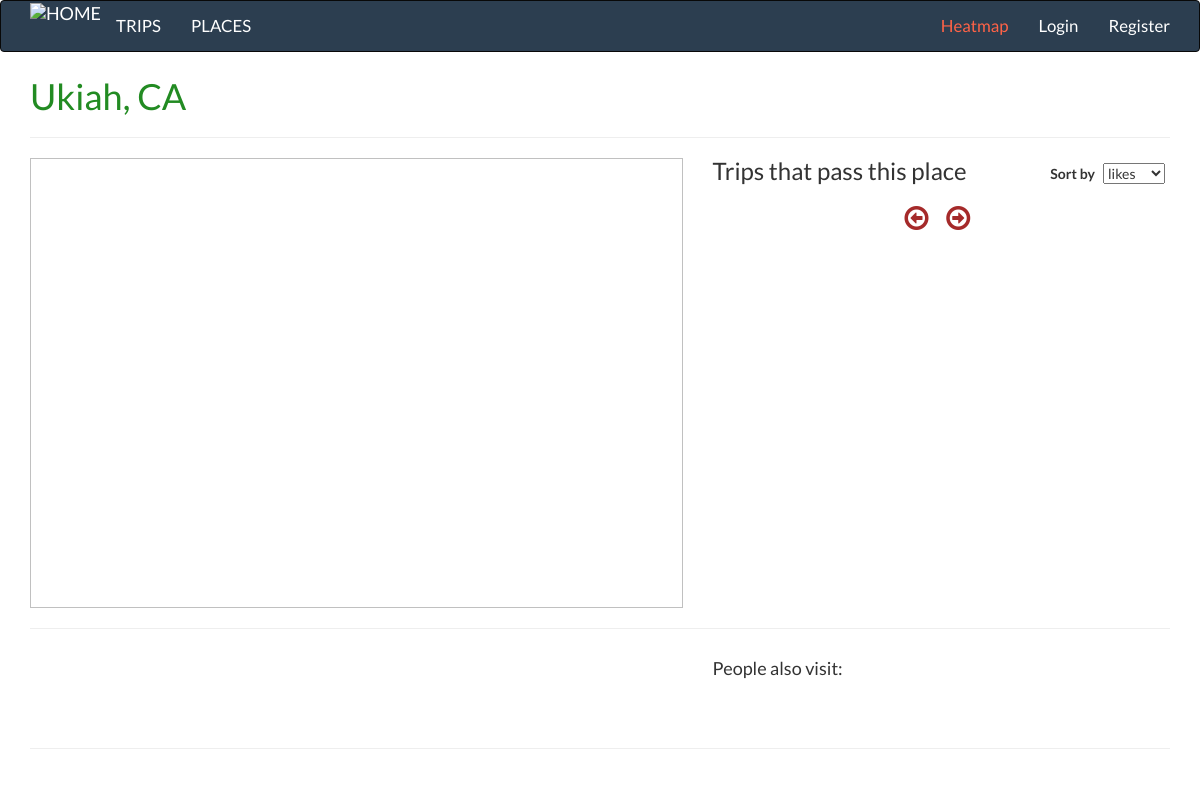
/place/214/, run on an earlier commit of the app's database.
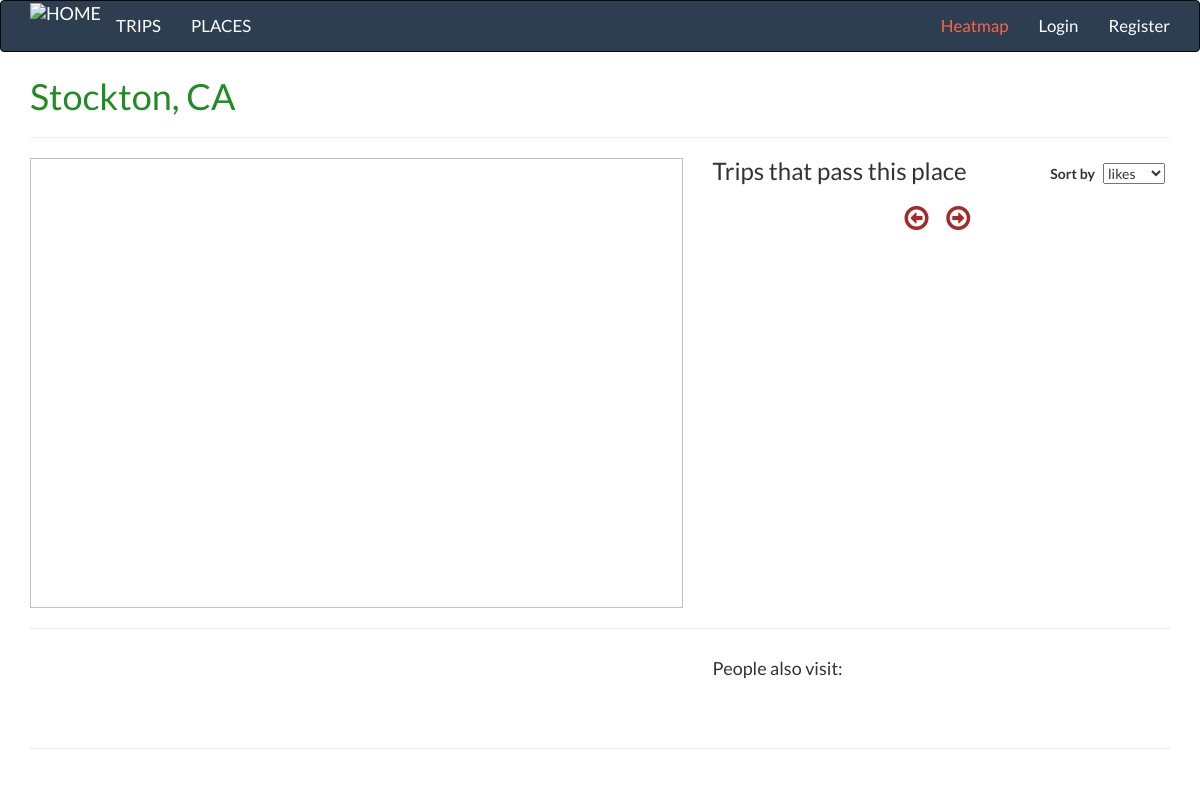
And on a later commit of the database.
### places/models.py (models this page shows, shortened)
class Place(models.Model):
    name                = models.CharField(max_length=140)
    lat                 = models.DecimalField(max_digits=10, decimal_places=7, default=0)
    lng                 = models.DecimalField(max_digits=10, decimal_places=7, default=0)
    associated_trips    = models.ManyToManyField(Trip, through="PlaceDetailInATrip", blank=True, related_name="abstracted_place_list")
    map_image           = models.ImageField(upload_to='places/google_map_images/', default='places/google_map_images/default.png')
    similarPlaces       = models.ManyToManyField('self', through="PlacePlaceSimilarity", blank=True, symmetrical=False, related_name="similar_place_list")
    def get_month_distribution(self):
        placeDetailObjects = PlaceDetailInATrip.objects.filter(place=self).all()
        freq = [0] * 12
        total = 0
        for obj in placeDetailObjects:
            timeArrivalString = datetime.strftime(obj.time_arrival, "%Y-%m-%d")
            month = int(timeArrivalString.split("-")[1]) - 1
            freq[month] += 1
            total += 1
        return freq
    def get_absolute_url(self):
        return reverse("place:detail", kwargs={"pk": self.pk})
    def get_similar_places(self, count=10):
        placePairList = PlacePlaceSimilarity.objects.filter(place1=self).exclude(place2=self).order_by("-similarity")[:count]
        similar_place_list = [placePair.place2 for placePair in placePairList]
        return similar_place_list

### places/views.py (the view, shortened to what this page needs)
# urls.py: url(r'^(?P<pk>\d+)/$', PlaceDetailView.as_view(), name='detail'),
class PlaceDetailView(DetailView):
    queryset = Place.objects.all()
    template_name = "places/place_detail.html"
    def get(self, request, pk):
        place = get_object_or_404(Place, pk=pk)
        if place:
            place_detail_in_a_trip = PlaceDetailInATrip.objects.filter(place=place).annotate(trip_popularity=Count('trip__people_liked_this')).order_by('-trip_popularity')[:10]
            return render(request, 'places/place_detail.html', {'place': place, 'details':place_detail_in_a_trip})
        return render(request, "places:list", {'message': "Place not found."})

### places/templates/places/place_detail.html (shortened to what this page needs)
{% load static %}
<!DOCTYPE html>
<html>
<head>
	<link rel="stylesheet" type="text/css" href="https://maxcdn.bootstrapcdn.com/bootstrap/3.3.7/css/bootstrap.min.css">
	<link rel="stylesheet" type="text/css" href="https://maxcdn.bootstrapcdn.com/font-awesome/4.7.0/css/font-awesome.min.css">
</head>
{% include 'navbar.html' %}
<div class="container">
  <h1 style="color:forestgreen;">{{ place.name }}</h1>
  <hr>
  <div class="row">
    <div class="col-sm-7">
      <div id="map" height="460px" width="100%"></div>
    </div>
    <div class="col-sm-5">
      <h3 style="margin-top:0;">Trips that pass this place</h3>
      <form id="sort_option_form" class="form-inline">
        <label class="mr-sm-2" for="sort_option">Sort by &nbsp</label>
        <select class="custom-select mb-2 mr-sm-2 mb-sm-0" id="sort_option">
          <option value="likes" selected>likes</option>
        </select>
      </form>
      <i id="prev-page-button" class="fa fa-arrow-circle-o-left fa-2x"></i>
      <i id="next-page-button" class="fa fa-arrow-circle-o-right fa-2x"></i>
    </div>
  </div>
  <hr>
  <div class="row">
    <div class="col-sm-7">
    </div>
    <div class="col-sm-5">
      <h4> People also visit: </h4>
      <br>
    </div>
  </div>
  <hr>
</div>
</body>
</html>

What changed in the data, as far as the page shows it:
changed Place: name "Ukiah, CA" → "Stockton, CA"
